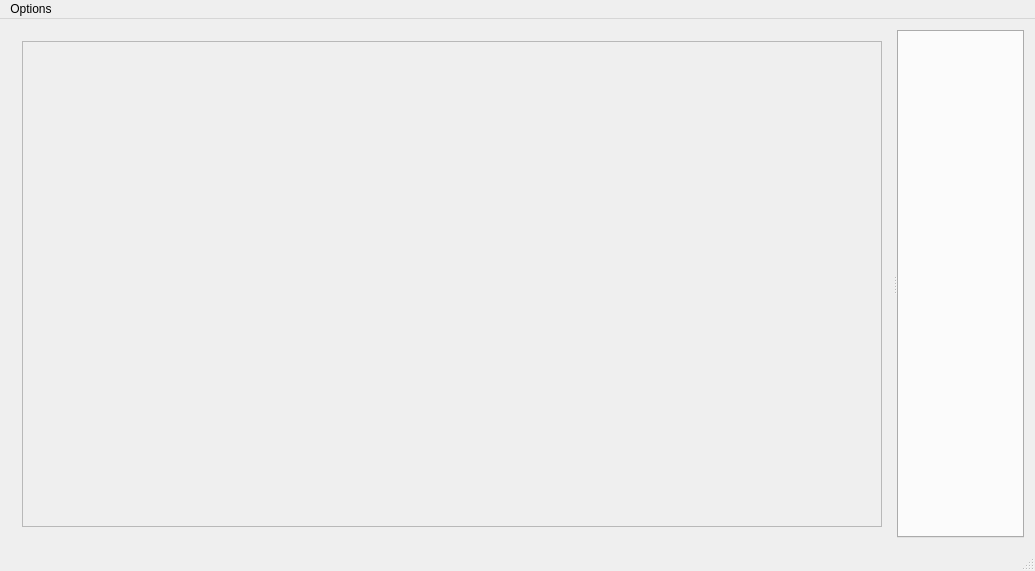
<?xml version="1.0" encoding="UTF-8"?>
<ui version="4.0">
 <class>MainWindow</class>
 <widget class="QMainWindow" name="MainWindow">
  <property name="geometry">
   <rect>
    <x>0</x>
    <y>0</y>
    <width>1035</width>
    <height>571</height>
   </rect>
  </property>
  <property name="sizePolicy">
   <sizepolicy hsizetype="Minimum" vsizetype="Preferred">
    <horstretch>0</horstretch>
    <verstretch>0</verstretch>
   </sizepolicy>
  </property>
  <property name="windowTitle">
   <string>MainWindow</string>
  </property>
  <widget class="QWidget" name="centralWidget">
   <layout class="QHBoxLayout" name="horizontalLayout_2">
    <item>
     <widget class="QSplitter" name="splitter">
      <property name="orientation">
       <enum>Qt::Horizontal</enum>
      </property>
      <widget class="QWidget" name="layoutWidget">
       <layout class="QVBoxLayout" name="verticalLayout">
        <item>
         <layout class="QHBoxLayout" name="horizontalLayout"/>
        </item>
        <item>
         <widget class="QScrollArea" name="scrollArea">
          <property name="sizePolicy">
           <sizepolicy hsizetype="Minimum" vsizetype="Expanding">
            <horstretch>0</horstretch>
            <verstretch>0</verstretch>
           </sizepolicy>
          </property>
          <property name="minimumSize">
           <size>
            <width>0</width>
            <height>0</height>
           </size>
          </property>
          <property name="sizeAdjustPolicy">
           <enum>QAbstractScrollArea::AdjustToContents</enum>
          </property>
          <property name="widgetResizable">
           <bool>true</bool>
          </property>
          <widget class="QWidget" name="scrollAreaWidgetContents">
           <property name="geometry">
            <rect>
             <x>0</x>
             <y>0</y>
             <width>882</width>
             <height>499</height>
            </rect>
           </property>
          </widget>
         </widget>
        </item>
       </layout>
      </widget>
      <widget class="QTabWidget" name="tabWidget">
       <property name="sizePolicy">
        <sizepolicy hsizetype="Maximum" vsizetype="Expanding">
         <horstretch>0</horstretch>
         <verstretch>0</verstretch>
        </sizepolicy>
       </property>
       <property name="minimumSize">
        <size>
         <width>0</width>
         <height>0</height>
        </size>
       </property>
       <property name="baseSize">
        <size>
         <width>0</width>
         <height>0</height>
        </size>
       </property>
       <property name="currentIndex">
        <number>-1</number>
       </property>
      </widget>
     </widget>
    </item>
   </layout>
  </widget>
  <widget class="QMenuBar" name="menuBar">
   <property name="geometry">
    <rect>
     <x>0</x>
     <y>0</y>
     <width>1035</width>
     <height>20</height>
    </rect>
   </property>
   <widget class="QMenu" name="menuOpcje">
    <property name="title">
     <string>Options</string>
    </property>
    <addaction name="actionConnect_to_database"/>
    <addaction name="actionRefresh_database"/>
    <addaction name="actionClear_database"/>
    <addaction name="separator"/>
    <addaction name="actionClose"/>
    <addaction name="separator"/>
    <addaction name="actionExport_to_PDF"/>
   </widget>
   <addaction name="menuOpcje"/>
  </widget>
  <widget class="QStatusBar" name="statusBar"/>
  <action name="actionClear_database">
   <property name="text">
    <string>Clear database</string>
   </property>
  </action>
  <action name="actionConnect_to_database">
   <property name="text">
    <string>Connect to database</string>
   </property>
  </action>
  <action name="actionRefresh_database">
   <property name="text">
    <string>Reload database</string>
   </property>
  </action>
  <action name="actionClose">
   <property name="text">
    <string>Close program</string>
   </property>
  </action>
  <action name="actionExport_to_PDF">
   <property name="text">
    <string>Export to PDF</string>
   </property>
  </action>
 </widget>
 <layoutdefault spacing="6" margin="11"/>
 <resources/>
 <connections/>
</ui>
